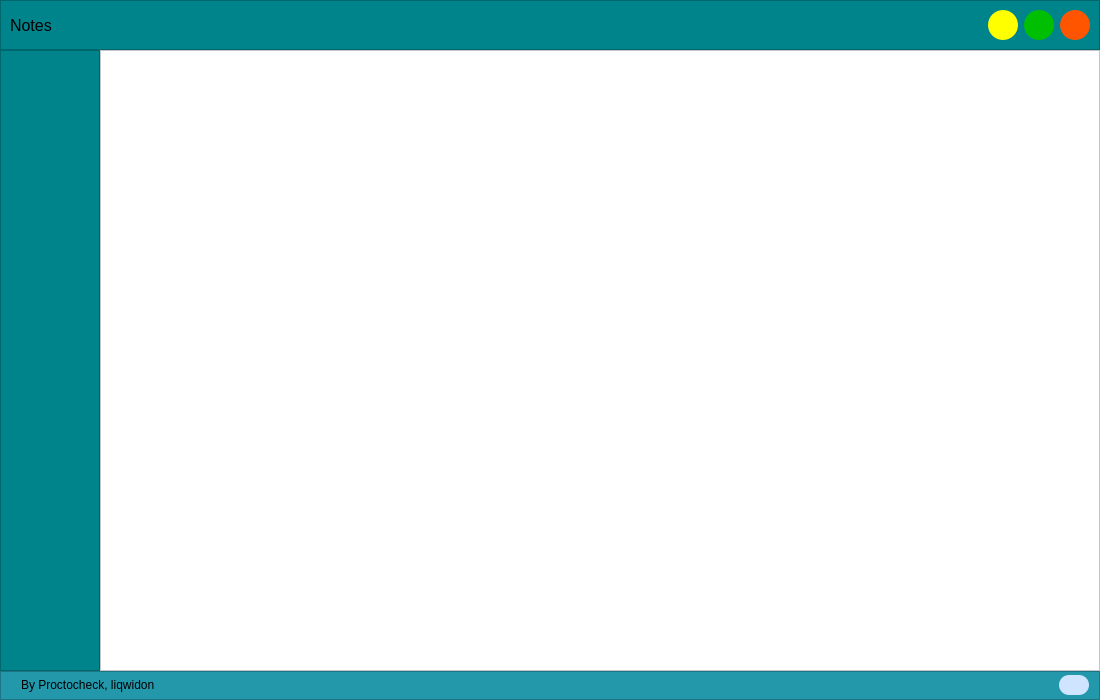
<?xml version="1.0" encoding="UTF-8"?>
<ui version="4.0">
 <class>MainWindow</class>
 <widget class="QMainWindow" name="MainWindow">
  <property name="geometry">
   <rect>
    <x>0</x>
    <y>0</y>
    <width>1100</width>
    <height>700</height>
   </rect>
  </property>
  <property name="minimumSize">
   <size>
    <width>1100</width>
    <height>700</height>
   </size>
  </property>
  <property name="maximumSize">
   <size>
    <width>253525</width>
    <height>2352535</height>
   </size>
  </property>
  <property name="windowTitle">
   <string>MainWindow</string>
  </property>
  <property name="windowIcon">
   <iconset resource="ui_source.qrc">
    <normaloff>:/icons/ui_icons/standart/free-icon-sticky-note-2132741.png</normaloff>:/icons/ui_icons/standart/free-icon-sticky-note-2132741.png</iconset>
  </property>
  <property name="styleSheet">
   <string notr="true">background-color: rgb(242, 248, 253);
background-color: rgb(35, 152, 171);</string>
  </property>
  <property name="toolButtonStyle">
   <enum>Qt::ToolButtonTextBesideIcon</enum>
  </property>
  <widget class="QWidget" name="centralwidget">
   <layout class="QGridLayout" name="gridLayout">
    <property name="leftMargin">
     <number>0</number>
    </property>
    <property name="topMargin">
     <number>0</number>
    </property>
    <property name="rightMargin">
     <number>0</number>
    </property>
    <property name="bottomMargin">
     <number>0</number>
    </property>
    <property name="spacing">
     <number>0</number>
    </property>
    <item row="1" column="1">
     <widget class="QFrame" name="widgetFrame">
      <property name="styleSheet">
       <string notr="true">background-color: rgb(255, 255, 255);</string>
      </property>
      <property name="frameShape">
       <enum>QFrame::StyledPanel</enum>
      </property>
      <property name="frameShadow">
       <enum>QFrame::Raised</enum>
      </property>
      <layout class="QGridLayout" name="NotesWidget_">
       <property name="leftMargin">
        <number>0</number>
       </property>
       <property name="topMargin">
        <number>0</number>
       </property>
       <property name="rightMargin">
        <number>0</number>
       </property>
       <property name="bottomMargin">
        <number>0</number>
       </property>
       <property name="spacing">
        <number>0</number>
       </property>
      </layout>
     </widget>
    </item>
    <item row="1" column="0">
     <widget class="QFrame" name="sideFrame">
      <property name="minimumSize">
       <size>
        <width>100</width>
        <height>621</height>
       </size>
      </property>
      <property name="maximumSize">
       <size>
        <width>100</width>
        <height>16777215</height>
       </size>
      </property>
      <property name="styleSheet">
       <string notr="true">background-color: qlineargradient(spread:pad, x1:0, y1:0, x2:1, y2:1, stop:0 rgba(15, 32, 39, 255), stop:0.522388 rgba(32, 58, 67, 255), stop:1 rgba(44, 83, 100, 255));
background-color: rgb(0, 132, 140);
background-color: rgb(59, 67, 113);
color: rgb(255, 255, 255);
background-color: rgb(76, 161, 175);
background-color: rgb(0, 65, 86);
background-color: rgb(0, 132, 140);</string>
      </property>
      <property name="frameShape">
       <enum>QFrame::StyledPanel</enum>
      </property>
      <property name="frameShadow">
       <enum>QFrame::Raised</enum>
      </property>
      <layout class="QVBoxLayout" name="verticalLayout">
       <property name="topMargin">
        <number>0</number>
       </property>
       <property name="bottomMargin">
        <number>0</number>
       </property>
       <item>
        <widget class="QPushButton" name="home">
         <property name="font">
          <font>
           <pointsize>16</pointsize>
          </font>
         </property>
         <property name="text">
          <string/>
         </property>
         <property name="icon">
          <iconset resource="ui_source.qrc">
           <normaloff>:/icons/ui_icons/standart/free-icon-home-149423.png</normaloff>:/icons/ui_icons/standart/free-icon-home-149423.png</iconset>
         </property>
         <property name="iconSize">
          <size>
           <width>60</width>
           <height>60</height>
          </size>
         </property>
         <property name="flat">
          <bool>true</bool>
         </property>
        </widget>
       </item>
       <item>
        <widget class="QPushButton" name="calendar">
         <property name="font">
          <font>
           <pointsize>16</pointsize>
          </font>
         </property>
         <property name="text">
          <string/>
         </property>
         <property name="icon">
          <iconset resource="ui_source.qrc">
           <normaloff>:/icons/ui_icons/standart/free-icon-calendar-149377.png</normaloff>:/icons/ui_icons/standart/free-icon-calendar-149377.png</iconset>
         </property>
         <property name="iconSize">
          <size>
           <width>60</width>
           <height>60</height>
          </size>
         </property>
         <property name="flat">
          <bool>true</bool>
         </property>
        </widget>
       </item>
       <item>
        <widget class="QPushButton" name="planner">
         <property name="font">
          <font>
           <pointsize>16</pointsize>
          </font>
         </property>
         <property name="text">
          <string/>
         </property>
         <property name="icon">
          <iconset resource="ui_source.qrc">
           <normaloff>:/icons/ui_icons/standart/free-icon-calendar-white.png</normaloff>:/icons/ui_icons/standart/free-icon-calendar-white.png</iconset>
         </property>
         <property name="iconSize">
          <size>
           <width>60</width>
           <height>60</height>
          </size>
         </property>
         <property name="flat">
          <bool>true</bool>
         </property>
        </widget>
       </item>
       <item>
        <widget class="QPushButton" name="create">
         <property name="maximumSize">
          <size>
           <width>76</width>
           <height>69</height>
          </size>
         </property>
         <property name="text">
          <string/>
         </property>
         <property name="iconSize">
          <size>
           <width>60</width>
           <height>60</height>
          </size>
         </property>
         <property name="flat">
          <bool>true</bool>
         </property>
        </widget>
       </item>
       <item>
        <spacer name="verticalSpacer_2">
         <property name="orientation">
          <enum>Qt::Vertical</enum>
         </property>
         <property name="sizeType">
          <enum>QSizePolicy::Preferred</enum>
         </property>
         <property name="sizeHint" stdset="0">
          <size>
           <width>20</width>
           <height>180</height>
          </size>
         </property>
        </spacer>
       </item>
       <item>
        <widget class="QPushButton" name="settings">
         <property name="font">
          <font>
           <pointsize>16</pointsize>
          </font>
         </property>
         <property name="text">
          <string/>
         </property>
         <property name="icon">
          <iconset resource="ui_source.qrc">
           <normaloff>:/icons/ui_icons/standart/free-icon-settings-whitepng.png</normaloff>:/icons/ui_icons/standart/free-icon-settings-whitepng.png</iconset>
         </property>
         <property name="iconSize">
          <size>
           <width>60</width>
           <height>60</height>
          </size>
         </property>
         <property name="flat">
          <bool>true</bool>
         </property>
        </widget>
       </item>
       <item>
        <widget class="QPushButton" name="exit">
         <property name="enabled">
          <bool>true</bool>
         </property>
         <property name="text">
          <string/>
         </property>
         <property name="icon">
          <iconset resource="ui_source.qrc">
           <normaloff>:/icons/ui_icons/standart/free-icon-exit-149410.png</normaloff>:/icons/ui_icons/standart/free-icon-exit-149410.png</iconset>
         </property>
         <property name="iconSize">
          <size>
           <width>50</width>
           <height>50</height>
          </size>
         </property>
         <property name="flat">
          <bool>true</bool>
         </property>
        </widget>
       </item>
      </layout>
     </widget>
    </item>
    <item row="0" column="0" colspan="2">
     <widget class="QFrame" name="titleBar">
      <property name="minimumSize">
       <size>
        <width>0</width>
        <height>50</height>
       </size>
      </property>
      <property name="maximumSize">
       <size>
        <width>16777215</width>
        <height>50</height>
       </size>
      </property>
      <property name="styleSheet">
       <string notr="true">background-color: rgb(0, 132, 140);</string>
      </property>
      <property name="frameShape">
       <enum>QFrame::StyledPanel</enum>
      </property>
      <property name="frameShadow">
       <enum>QFrame::Raised</enum>
      </property>
      <layout class="QGridLayout" name="gridLayout_3">
       <property name="topMargin">
        <number>5</number>
       </property>
       <property name="bottomMargin">
        <number>5</number>
       </property>
       <item row="0" column="4">
        <widget class="QPushButton" name="close">
         <property name="minimumSize">
          <size>
           <width>30</width>
           <height>30</height>
          </size>
         </property>
         <property name="maximumSize">
          <size>
           <width>30</width>
           <height>30</height>
          </size>
         </property>
         <property name="styleSheet">
          <string notr="true">border-radius: 15px;
background-color: rgb(255, 85, 0);</string>
         </property>
         <property name="text">
          <string/>
         </property>
        </widget>
       </item>
       <item row="0" column="2">
        <widget class="QPushButton" name="hide">
         <property name="enabled">
          <bool>true</bool>
         </property>
         <property name="minimumSize">
          <size>
           <width>30</width>
           <height>30</height>
          </size>
         </property>
         <property name="maximumSize">
          <size>
           <width>30</width>
           <height>30</height>
          </size>
         </property>
         <property name="styleSheet">
          <string notr="true">border-radius: 15px;
background-color: rgb(255, 255, 0);</string>
         </property>
         <property name="text">
          <string/>
         </property>
        </widget>
       </item>
       <item row="0" column="0">
        <widget class="QLabel" name="window_name">
         <property name="enabled">
          <bool>true</bool>
         </property>
         <property name="minimumSize">
          <size>
           <width>0</width>
           <height>30</height>
          </size>
         </property>
         <property name="maximumSize">
          <size>
           <width>16777215</width>
           <height>30</height>
          </size>
         </property>
         <property name="font">
          <font>
           <pointsize>12</pointsize>
          </font>
         </property>
         <property name="styleSheet">
          <string notr="true"/>
         </property>
         <property name="text">
          <string>Notes</string>
         </property>
         <property name="scaledContents">
          <bool>false</bool>
         </property>
        </widget>
       </item>
       <item row="0" column="3">
        <widget class="QPushButton" name="fullscreen">
         <property name="minimumSize">
          <size>
           <width>30</width>
           <height>30</height>
          </size>
         </property>
         <property name="maximumSize">
          <size>
           <width>30</width>
           <height>30</height>
          </size>
         </property>
         <property name="styleSheet">
          <string notr="true">border-radius: 15px;
background-color: rgb(0, 190, 0);</string>
         </property>
         <property name="text">
          <string/>
         </property>
        </widget>
       </item>
       <item row="0" column="1">
        <spacer name="horizontalSpacer">
         <property name="orientation">
          <enum>Qt::Horizontal</enum>
         </property>
         <property name="sizeType">
          <enum>QSizePolicy::Fixed</enum>
         </property>
         <property name="sizeHint" stdset="0">
          <size>
           <width>800</width>
           <height>20</height>
          </size>
         </property>
        </spacer>
       </item>
      </layout>
     </widget>
    </item>
    <item row="2" column="0" colspan="2">
     <widget class="QFrame" name="frame">
      <property name="minimumSize">
       <size>
        <width>0</width>
        <height>20</height>
       </size>
      </property>
      <property name="maximumSize">
       <size>
        <width>16777215</width>
        <height>30</height>
       </size>
      </property>
      <property name="frameShape">
       <enum>QFrame::StyledPanel</enum>
      </property>
      <property name="frameShadow">
       <enum>QFrame::Raised</enum>
      </property>
      <layout class="QGridLayout" name="gridLayout_2">
       <property name="leftMargin">
        <number>20</number>
       </property>
       <property name="topMargin">
        <number>0</number>
       </property>
       <property name="rightMargin">
        <number>10</number>
       </property>
       <property name="bottomMargin">
        <number>0</number>
       </property>
       <property name="spacing">
        <number>0</number>
       </property>
       <item row="0" column="0">
        <widget class="QLabel" name="label">
         <property name="text">
          <string>By Proctocheck, liqwidon</string>
         </property>
        </widget>
       </item>
       <item row="0" column="1">
        <widget class="QFrame" name="moveFrame">
         <property name="minimumSize">
          <size>
           <width>20</width>
           <height>20</height>
          </size>
         </property>
         <property name="maximumSize">
          <size>
           <width>30</width>
           <height>20</height>
          </size>
         </property>
         <property name="styleSheet">
          <string notr="true">background-color: rgb(181, 226, 255);
background-color: rgb(207, 228, 255);
border-radius: 10px;</string>
         </property>
         <property name="frameShape">
          <enum>QFrame::StyledPanel</enum>
         </property>
         <property name="frameShadow">
          <enum>QFrame::Raised</enum>
         </property>
         <layout class="QHBoxLayout" name="moveFrameLayout">
          <property name="leftMargin">
           <number>0</number>
          </property>
          <property name="topMargin">
           <number>0</number>
          </property>
          <property name="rightMargin">
           <number>0</number>
          </property>
          <property name="bottomMargin">
           <number>0</number>
          </property>
         </layout>
        </widget>
       </item>
      </layout>
     </widget>
    </item>
   </layout>
  </widget>
 </widget>
 <resources>
  <include location="ui_source.qrc"/>
 </resources>
 <connections/>
</ui>
